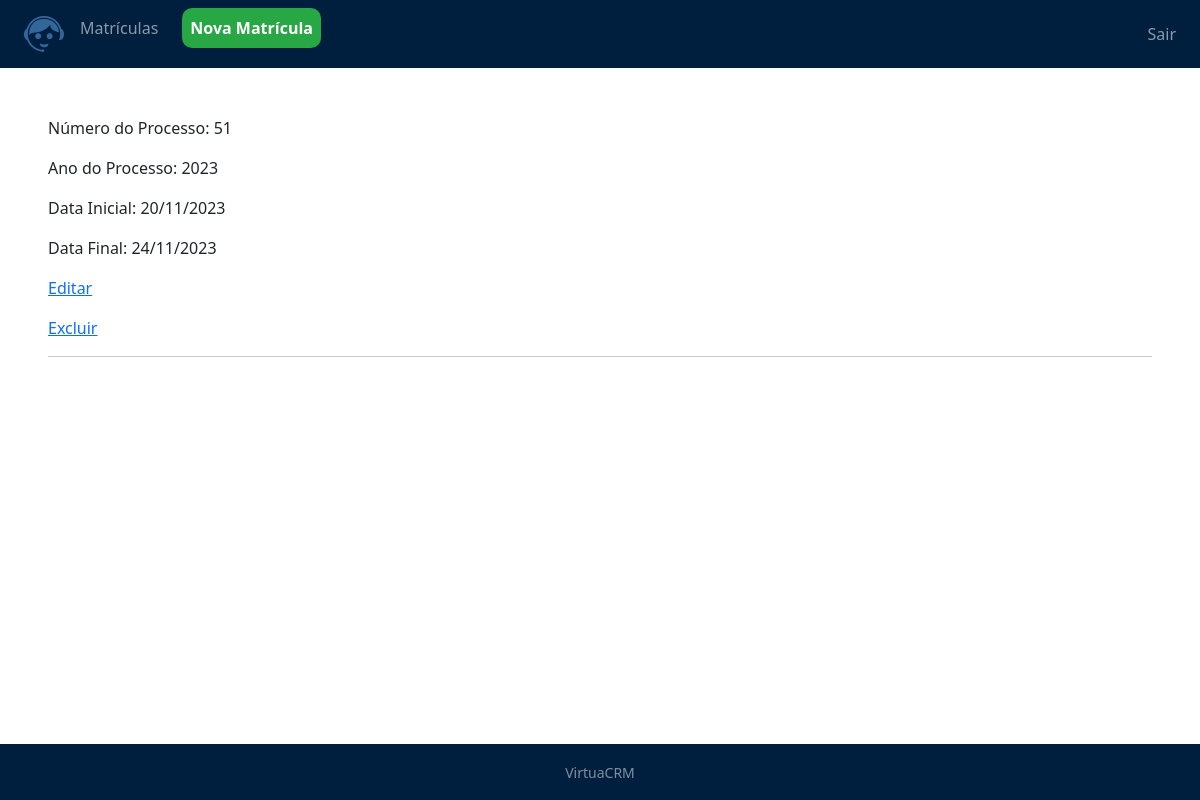
The app's page /matriculas/processo_ativo, older data.
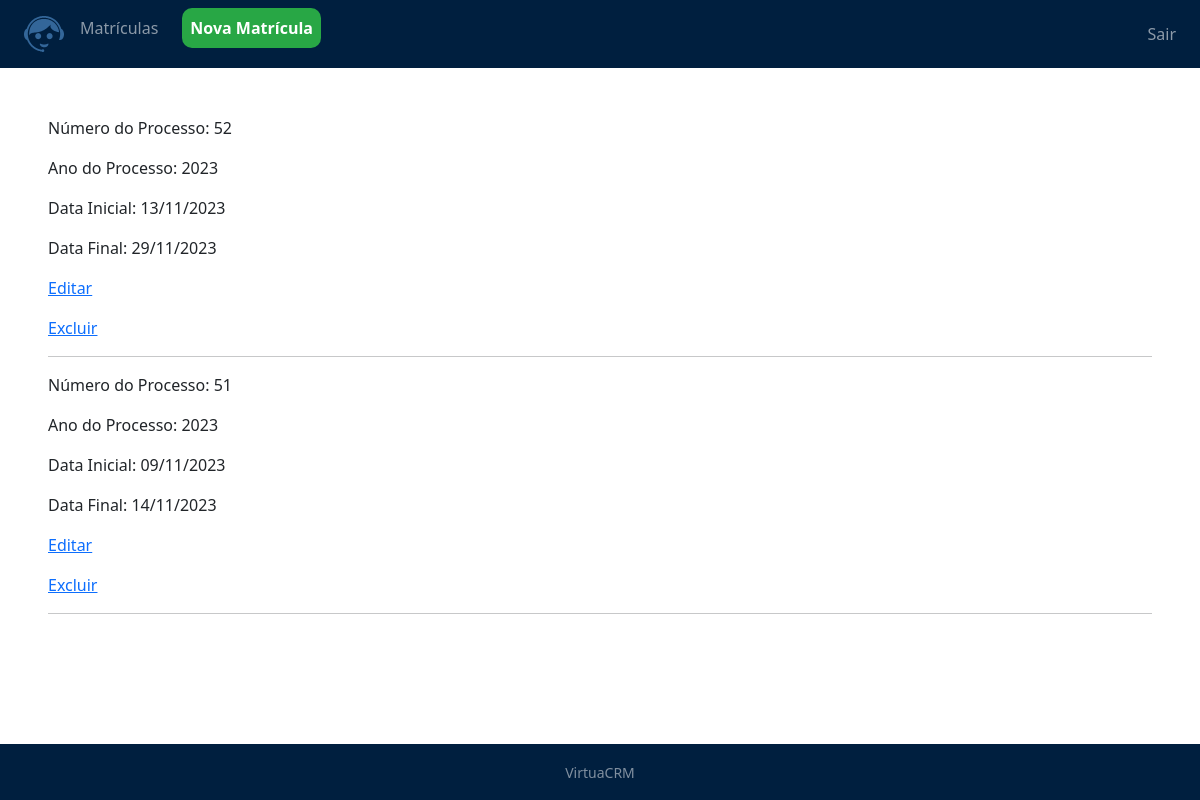
The same page, newer data.
### matriculas/models.py (models this page shows, shortened)
class cad_processo(models.Model):
    numero_processo =  models.CharField(max_length=2)
    ano_processo = models.CharField(max_length=4)
    data_inicial_processo = models.DateTimeField()
    data_final_processo = models.DateTimeField()
    ativo = models.BooleanField(default=True)
    class Meta:
        db_table = 'processo'
    def get_data_inicial(self):
        return self.data_inicial_processo.strftime('%d/%m/%Y')
    def get_data_final(self):
        return self.data_final_processo.strftime('%d/%m/%Y')
    def get_absolute_url(self):
        return reverse("matriculas:processo_update", kwargs={'id': self.id}) #Direciona para a url de edição
    def get_delete_url(self):
        return reverse("matriculas:processo_delete", kwargs={'id': self.id})# Exclui o resgistro

### matriculas/views.py (the view)
# urls.py: path('processo_ativo', lista_processos, name='processo_ativo'),
def lista_processos(request):
    processos_ativos = cad_processo.objects.filter(ativo=True)
    return render (request, 'matriculas/processo_ativo.html', {'processos': processos_ativos})

### matriculas/templates/matriculas/processo_ativo.html
{% extends 'model-page.html'%}
{% block content %}
{% for processo in processos %}
    <p>Número do Processo: {{ processo.numero_processo }}</p>
    <p>Ano do Processo: {{ processo.ano_processo }}</p>
    <p>Data Inicial: {{ processo.get_data_inicial }}</p>
    <p>Data Final: {{ processo.get_data_final }}</p>
    <p><a href="{{ processo.get_absolute_url }}">Editar</a></p>
    <p><a href="{{ processo.get_delete_url }}">Excluir</a></p>
    <hr>
{% endfor %}
{% endblock %}

Row changes from the older to the newer data that the page shows:
changed cad_processo (number 1 of 2 on the later page): numero_processo "51" → "52"; get_data_inicial "20/11/2023" → "13/11/2023"; get_data_final "24/11/2023" → "29/11/2023"
added cad_processo: numero_processo "51", ano_processo "2023", get_data_inicial "09/11/2023", get_data_final "14/11/2023"
